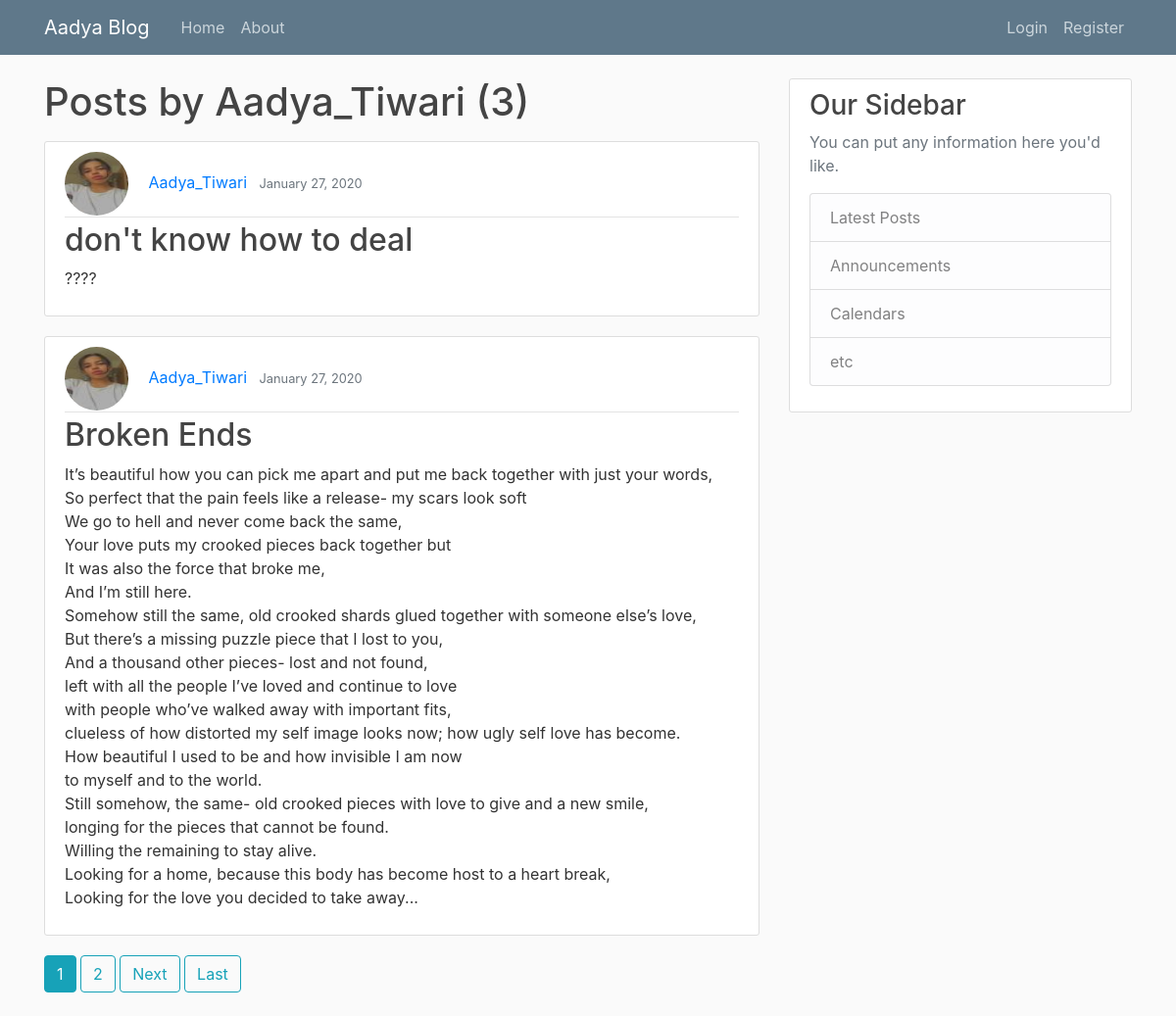
Page /user/Aadya_Tiwari on the committed database.
### blog/models.py (models this page shows, shortened)
class Post(models.Model):
    title = models.CharField(max_length=100)
    content = models.TextField()
    date_posted = models.DateTimeField(default=timezone.now)
    author= models.ForeignKey(User, on_delete=models.CASCADE)

### users/models.py (models this page shows, shortened)
class Profile(models.Model):
    user = models.OneToOneField(User, on_delete=models.CASCADE)
    image = models.ImageField(default='default.jpg', upload_to='profile_pics')

### blog/views.py (the view)
# urls.py: path('user/<str:username>', UserPostListView.as_view(), name='user-posts'),
class UserPostListView(ListView):
    model = Post
    template_name = 'blog/user_posts.html' # <app>/model_<viewtype>/html
    context_object_name = 'posts' # context are called posts
    paginate_by = 2 #That many posts per page
    def get_queryset(self):
        user = get_object_or_404(User, username=self.kwargs.get('username'))
        return Post.objects.filter(author=user).order_by('-date_posted')

### blog/templates/blog/user_posts.html (shortened to what this page needs)
{% extends "blog/base.html" %}
{% block content%}
    <h1 class="mb-3">Posts by {{ view.kwargs.username }} ({{page_obj.paginator.count}})</h1>
    {% for post in posts %}
        <article class="media content-section">
          <div class="media-body">
            <div class="article-metadata">
                <img class="rounded-circle article-img" src ="{{ post.author.profile.image.url}}">
              <a class="mr-2" href="{% url 'user-posts' post.author.username %}">{{ post.author }}</a>
              <small class="text-muted">{{ post.date_posted|date:"F d, Y" }}</small>
            </div>
            <h2><a class="article-title" href=" {% url 'post-detail' post.id %}">{{ post.title }}</a></h2>
            <p class="article-content">{{ post.content }}</p>
          </div>
        </article>
    {% endfor %}
    {% if is_paginated %}
         {% for num in page_obj.paginator.page_range %}
           {% if page_obj.number == num %}
                <a class="btn btn-info mb-4" href="?page={{ num }}">{{ num }}</a>
           {% elif num > page_obj.number|add:'-3' and num < page_obj.number|add:'3' %}
                <a class="btn btn-outline-info mb-4" href="?page={{ num }}">{{ num }}</a>
           {% endif %}
         {% endfor %}
         {% if page_obj.has_next %}
             <a class="btn btn-outline-info mb-4" href="?page={{ page_obj.next_page_number }}">Next</a>
             <a class="btn btn-outline-info mb-4" href="?page={{ page_obj.paginator.num_pages }}">Last</a>
         {% endif %}
    {% endif %}
{% endblock content %}

### blog/static/blog/main.css (style rules this page uses)
body { background: #fafafa; color: #333333; margin-top: 5rem; }
h1, h2, h3, h4, h5, h6 { color: #444444; }
.content-section { background: #ffffff; padding: 10px 20px; border: 1px solid #dddddd; border-radius: 3px; margin-bottom: 20px; }
.article-title { color: #444444; }
.article-content { white-space: pre-line; }
.article-img { height: 65px; width: 65px; margin-right: 16px; }
.article-metadata { padding-bottom: 1px; margin-bottom: 4px; border-bottom: 1px solid #e3e3e3 }

### rows in the picture
Post: author.profile.image (picture), author "Aadya_Tiwari", date_posted "January 27, 2020", title "don't know how to deal", content "????"
Post: author.profile.image (picture), author "Aadya_Tiwari", date_posted "January 27, 2020", title "Broken Ends", content "It’s beautiful how you can pick me apart and put me back together with just your words, So perfect that the pain feels like a release- my scars look soft We go to hell and never come back the same, Your love puts my crooked pieces back together but It was also the force that broke me, And I’m still here. Somehow still the same, old crooked shards glued together with someone else’s love, But there’s a missing puzzle piece that I lost to you, And a thousand other pieces- lost and not found, left with all the people I’ve loved and continue to love with people who’ve walked away with important fits, clueless of how distorted my self image looks now; how ugly self love has become. How beautiful…"

### other values in the picture
{{ view.kwargs.username }} "Aadya_Tiwari"
{{ page_obj.paginator.count }} "3"
{{ num }} "1"
{{ num }} "2"
